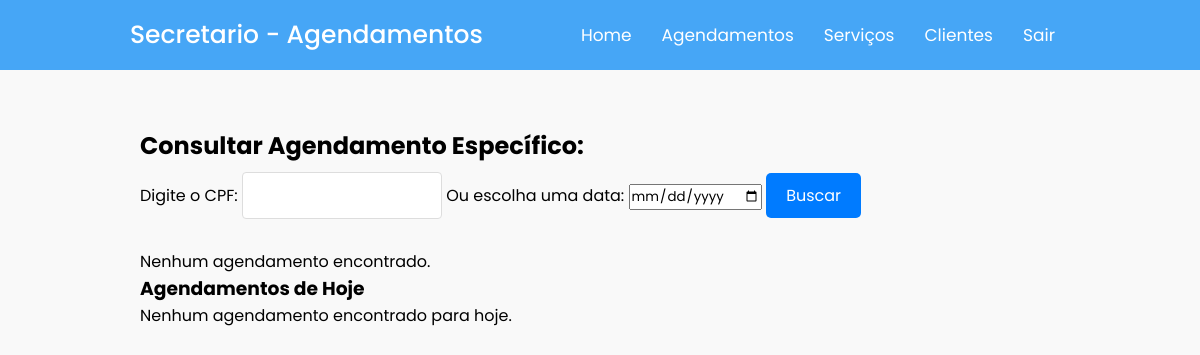
Before: /site/admin/Tela_Secretaria/Agendamentos.php with the older database file.
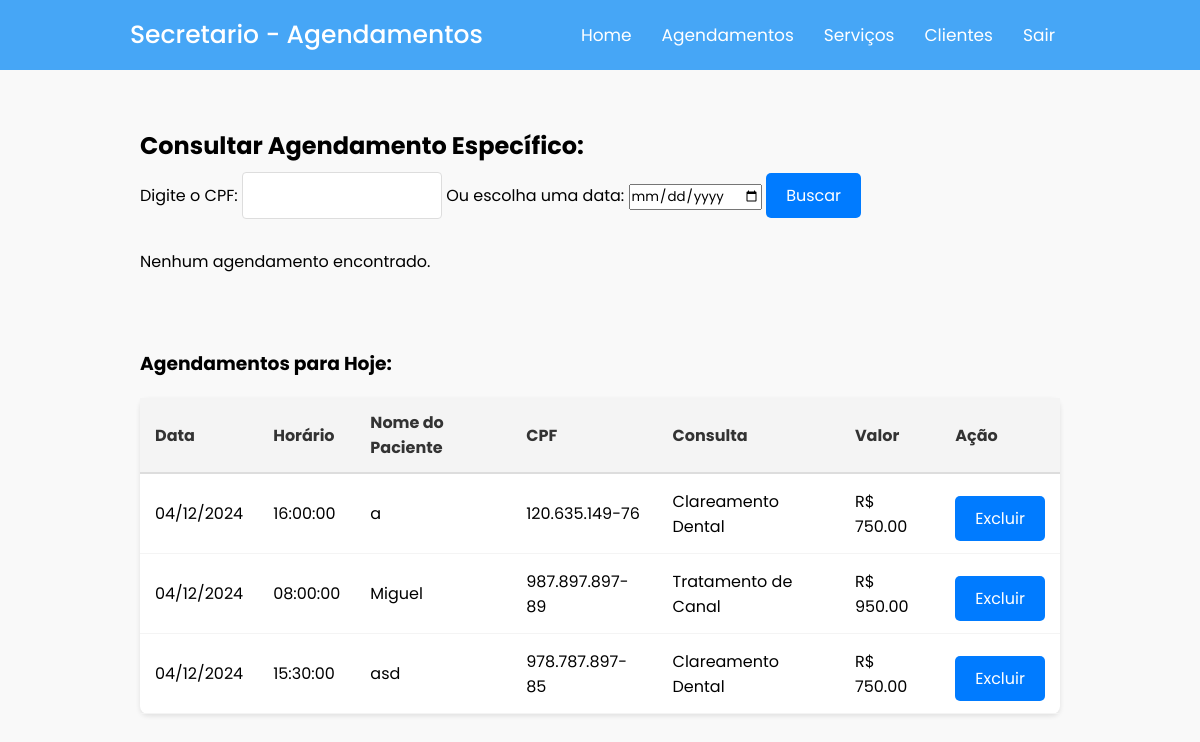
After: the same page with the newer database file.
### tables this page shows
CREATE TABLE `agendamentos` (
  `id` int(11) NOT NULL,
  `id_servico` int(11) NOT NULL,
  `data_agendamento` date NOT NULL,
  `horario` time DEFAULT NULL,
  `id_paciente` int(11) DEFAULT NULL,
  `status` enum('A Realizar','Atrasada','Concluída') DEFAULT 'A Realizar'
);

CREATE TABLE `pacientes` (
  `id_paciente` int(11) NOT NULL,
  `nome` varchar(100) NOT NULL,
  `sexo` enum('masculino','feminino','N/A') NOT NULL DEFAULT 'N/A',
  `data_nascimento` date NOT NULL,
  `cpf` varchar(14) NOT NULL,
  `estado` char(2) NOT NULL,
  `cidade` varchar(100) NOT NULL,
  `bairro` varchar(100) NOT NULL,
  `rua` varchar(150) NOT NULL,
  `numero_residencia` varchar(10) NOT NULL,
  `cep` varchar(9) NOT NULL,
  `telefone` varchar(15) DEFAULT NULL,
  `email` varchar(255) NOT NULL
);

CREATE TABLE `servicos` (
  `id_servico` int(11) NOT NULL,
  `nome` varchar(255) DEFAULT NULL,
  `descricao` varchar(255) NOT NULL,
  `valor` varchar(255) NOT NULL
);

### site/admin/Tela_Secretaria/Agendamentos.php (the view, shortened to what the changed rows need)
<?php
$servername = "localhost";
$username = "root";
$password = "";
$dbname = "Clinica_Odontologica";
$conn = new mysqli($servername, $username, $password, $dbname);
$agendamentos = [];
$agendamentos_hoje = [];
$cpf = "";
$sql_hoje = "SELECT
                agendamentos.id,
                agendamentos.data_agendamento,
                agendamentos.horario,
                pacientes.nome AS paciente_nome,
                pacientes.cpf,
                servicos.nome AS servico_nome,
                servicos.valor
            FROM agendamentos
            JOIN pacientes ON agendamentos.id_paciente = pacientes.id_paciente
            JOIN servicos ON agendamentos.id_servico = servicos.id_servico
            WHERE agendamentos.data_agendamento = CURDATE()";
$result_hoje = $conn->query($sql_hoje);
if ($result_hoje && $result_hoje->num_rows > 0) {
    while ($row = $result_hoje->fetch_assoc()) {
        $agendamentos_hoje[] = $row;
    }
}
?>
<!DOCTYPE html>
<html lang="pt-BR">
<head>
    <link href='https://unpkg.com/boxicons@2.1.1/css/boxicons.min.css' rel='stylesheet'>
    <link rel="stylesheet" href="/Clinica_Odontologica/site/admin/Styles/homeadm.css">
    <link rel="stylesheet" href="/Clinica_Odontologica/site/admin/Tela_Admin/css/ver_agendamentos.css">
</head>
<body>
    <br><br><br><br><br><br>
    <div class="container">
        <h2>Consultar Agendamento Específico:</h2>
        <form method="POST" action="Agendamentos.php">
        <label for="cpf">Digite o CPF:</label>
        <input type="text" id="cpf" name="cpf" value="<?php echo htmlspecialchars($cpf); ?>">
        <label for="data">Ou escolha uma data:</label>
        <input type="date" id="data" name="data">
            <button type="submit">Buscar</button>
        </form>
        <?php if (!empty($agendamentos)): ?>
    <h3>Agendamentos Encontrados:</h3>
    <table>
        <thead>
            <tr>
                <th>Data</th>
                <th>Horário</th>
                <th>Nome do Paciente</th>
                <th>CPF</th>
                <th>Consulta</th>
                <th>Valor</th>
                <th>Ação</th>
            </tr>
        </thead>
        <tbody>
            <?php foreach ($agendamentos as $agendamento): ?>
                <tr>
                    <td><?php echo date("d/m/Y", strtotime($agendamento['data_agendamento'])); ?></td>
                    <td><?php echo $agendamento['horario']; ?></td>
                    <td><?php echo $agendamento['paciente_nome']; ?></td>
                    <td><?php echo $agendamento['cpf']; ?></td>
                    <td><?php echo $agendamento['servico_nome']; ?></td>
                    <td>R$ <?php echo $agendamento['valor']; ?></td>
                    <td>
                        <form method="POST" action="excluir_agendamento.php" style="display:inline;">
                            <input type="hidden" name="id_agendamento" value="<?php echo $agendamento['id']; ?>">
                            <button type="submit" onclick="return confirm('Deseja realmente excluir este agendamento?')">Excluir</button>
                        </form>
                    </td>
                </tr>
            <?php endforeach; ?>
        </tbody>
    </table>
<?php elseif (!isset($error_message)): ?>
    <p>Nenhum agendamento encontrado.</p>
<?php endif; ?>
<?php if (!empty($agendamentos_hoje)): ?>
    <br><br><br>
    <h3>Agendamentos para Hoje:</h3>
    <table>
        <thead>
            <tr>
                <th>Data</th>
                <th>Horário</th>
                <th>Nome do Paciente</th>
                <th>CPF</th>
                <th>Consulta</th>
                <th>Valor</th>
                <th>Ação</th>
            </tr>
        </thead>
        <tbody>
            <?php foreach ($agendamentos_hoje as $agendamento): ?>
                <tr>
                    <td><?php echo date("d/m/Y", strtotime($agendamento['data_agendamento'])); ?></td>
                    <td><?php echo $agendamento['horario']; ?></td>
                    <td><?php echo $agendamento['paciente_nome']; ?></td>
                    <td><?php echo $agendamento['cpf']; ?></td>
                    <td><?php echo $agendamento['servico_nome']; ?></td>
                    <td>R$ <?php echo $agendamento['valor']; ?></td>
                    <td>
                        <form method="POST" action="excluir_agendamento.php" style="display:inline;">
                            <button type="submit" onclick="return confirm('Deseja realmente excluir este agendamento?')">Excluir</button>
                        </form>
                    </td>
                </tr>
            <?php endforeach; ?>
        </tbody>
    </table>
<?php else: ?>
    <h3>Agendamentos de Hoje</h3>
    <p>Nenhum agendamento encontrado para hoje.</p>
<?php endif; ?>
    </div>
</body>
</html>

Changed rows visible on the page:
added agendamentos: data_agendamento "04/12/2024", horario "16:00:00", id_paciente.nome "a", id_paciente.cpf "120.635.149-76", id_servico.nome "Clareamento Dental", id_servico.valor "750.00"
added agendamentos: data_agendamento "04/12/2024", horario "08:00:00", id_paciente.nome "Miguel", id_paciente.cpf "987.897.897-89", id_servico.nome "Tratamento de Canal", id_servico.valor "950.00"
added agendamentos: data_agendamento "04/12/2024", horario "15:30:00", id_paciente.nome "asd", id_paciente.cpf "978.787.897-85", id_servico.nome "Clareamento Dental", id_servico.valor "750.00"
Other visible differences:
text no longer shown: "Agendamentos de Hoje Nenhum agendamento encontrado para hoje."
text now shown: "Agendamentos para Hoje: Data Horário Nome do Paciente CPF Consulta Valor Ação"
